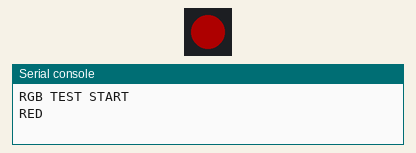
Recording of a program running on a simulated Raspberry Pi Pico running CircuitPython. Shown: 1 RGB LEDs in strip order, left to right, the last lines printed to the serial console. Dim RGB values are drawn brighter than linear.

Above: at 0.2 s.
At 1.2 s:
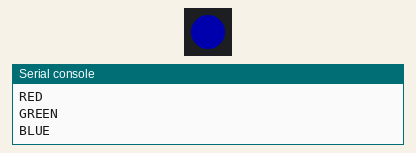
At 2.7 s:
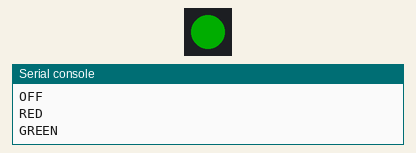
At 3.7 s:
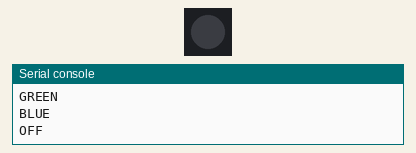
Timing chart, 0 to 4.6 s (numbered marks = the images above):
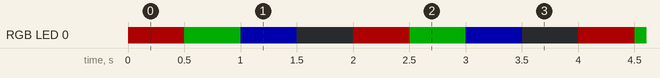

Measured:
- by itself, RGB LED 0: repeats every 2.0 s: RGB(0, 51, 0) 0.50 s, RGB(0, 0, 51) 0.50 s, off 0.50 s, RGB(51, 0, 0) 0.50 s
- by itself, everything shown: repeats every 2.0 s, in 4 steps

The program:

code.py
```python
import time
import board
import neopixel

# =========================
# PIN ANPASSEN
# =========================
RGB_PIN = board.GP13   # nice!nano entsprechend ersetzen
NUM_PIXELS = 1
BRIGHTNESS = 0.2

pixels = neopixel.NeoPixel(
    RGB_PIN,
    NUM_PIXELS,
    brightness=BRIGHTNESS,
    auto_write=False
)

print("RGB TEST START")

while True:
    print("RED")
    pixels.fill((255, 0, 0))
    pixels.show()
    time.sleep(0.5)

    print("GREEN")
    pixels.fill((0, 255, 0))
    pixels.show()
    time.sleep(0.5)

    print("BLUE")
    pixels.fill((0, 0, 255))
    pixels.show()
    time.sleep(0.5)

    print("OFF")
    pixels.fill((0, 0, 0))
    pixels.show()
    time.sleep(0.5)
```
